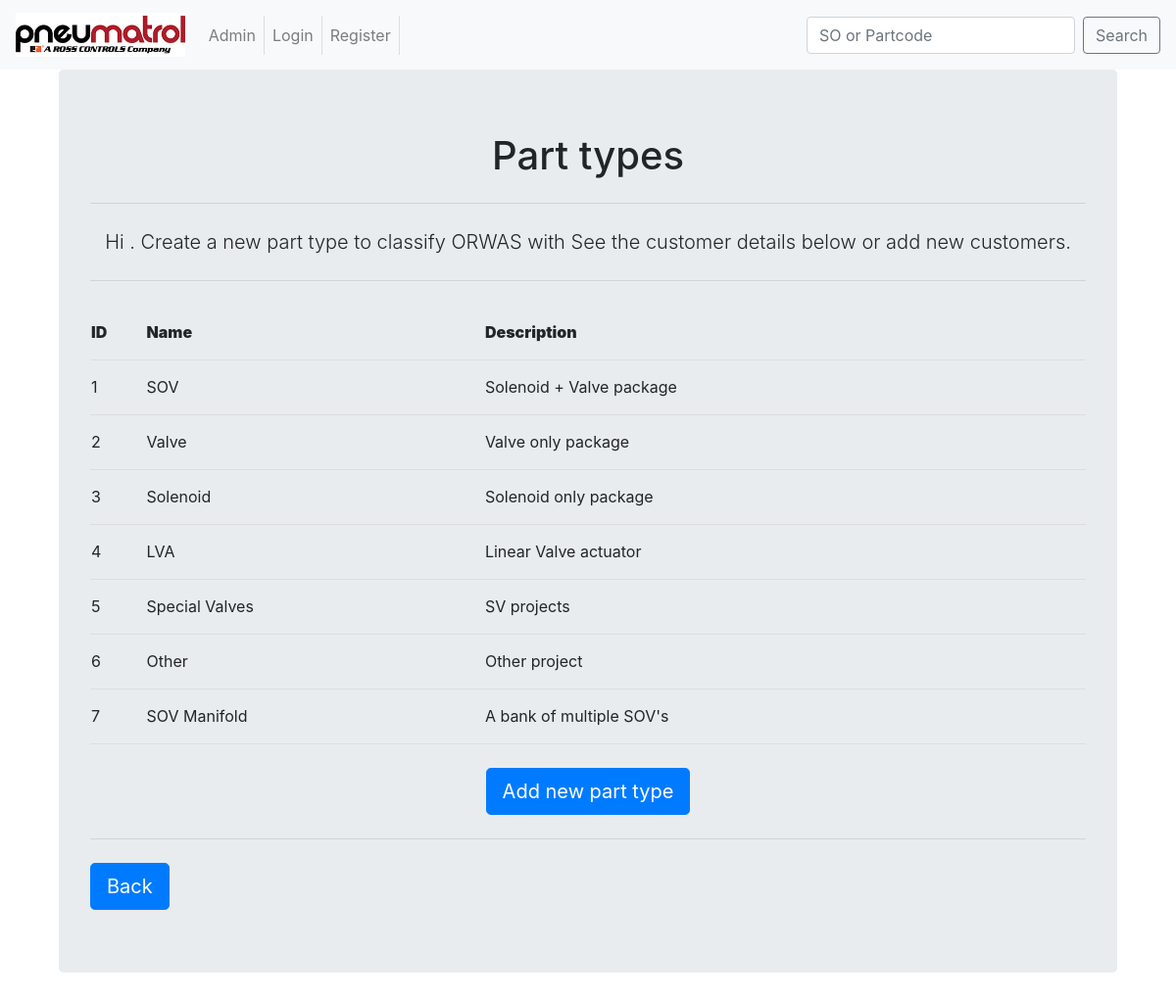
Page /ORWAapp/home/PartTypes/ on the committed database.
### ORWAapp/models.py (models this page shows, shortened)
class PartType(models.Model):
	name = models.CharField(max_length=20, unique=True)
	description = models.TextField(max_length=200, help_text="200 character max")
	class Meta:
		verbose_name_plural = "Part Types"

### ORWAapp/views.py (the view)
# urls.py: path('home/PartTypes/', views.PartTypes, name = "PartTypes"),
def PartTypes(request):
    user = request.user.username
    data = PartType.objects.all()
    context = {
        'insert_me':user,
        'Parts':data,
        }
    return render(request,'ORWAapp/home/PartTypes.html',context)

### templates/ORWAapp/home/PartTypes.html (shortened to what this page needs)
<!DOCTYPE html>
{% extends "base.html" %}
	{% block body_block %}
		<div class="container">
			<div class="jumbotron">
				<center>
					<h1>Part types</h1>
					<hr class="my-4">
					<centre><p class="lead">Hi {{ insert_me }}. Create a new part type to classify ORWAS with See the customer details below or add new customers.  </p>
					<hr class="my-4">
						<table id="PartTypes">
					    <tr>
					        <th><strong>ID</strong></th>
					        <th><strong>Name</strong></th>
					        <th><strong>Description</strong></th>
					    </tr>
					    {% for parttypes in Parts %}
					    <tr>
					    	<td>{{ parttypes.id }}</td>
					        <td>{{ parttypes.name }}</td>
					        <td>{{ parttypes.description }}</td>
					    </tr>
					    {% endfor %}
					</table>
			    	<br>
					<a class="btn btn-primary btn-lg" href="{% url 'ORWAapp:AddType' %}" role="button">Add new part type</a>
				</center>
			<hr class="my-4">
			<a class="btn btn-primary btn-lg" href="{% url 'ORWAapp:home' %}" role="button">Back</a>
			</div>
		</div>
	{% endblock %}

### static/css/mystyle.css (style rules this page uses)
table { width:100%; font-size: 16px; }
td, th { height: 56px; padding-top: 12px; padding-bottom: 12px; border-bottom: 1px solid #ddd; text-align:left; }

### rows in the picture
PartType: id "1", name "SOV", description "Solenoid + Valve package"
PartType: id "2", name "Valve", description "Valve only package"
PartType: id "3", name "Solenoid", description "Solenoid only package"
PartType: id "4", name "LVA", description "Linear Valve actuator"
PartType: id "5", name "Special Valves", description "SV projects"
PartType: id "6", name "Other", description "Other project"
PartType: id "7", name "SOV Manifold", description "A bank of multiple SOV's"
